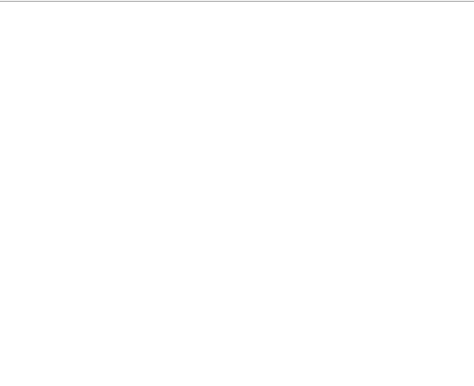
<?xml version="1.0" encoding="UTF-8"?>
<ui version="4.0">
 <class>Form</class>
 <widget class="QWidget" name="Form">
  <property name="geometry">
   <rect>
    <x>0</x>
    <y>0</y>
    <width>474</width>
    <height>386</height>
   </rect>
  </property>
  <property name="windowTitle">
   <string>Form</string>
  </property>
  <widget class="QTextBrowser" name="textBrowser">
   <property name="geometry">
    <rect>
     <x>-5</x>
     <y>1</y>
     <width>481</width>
     <height>391</height>
    </rect>
   </property>
  </widget>
 </widget>
 <resources/>
 <connections/>
</ui>
